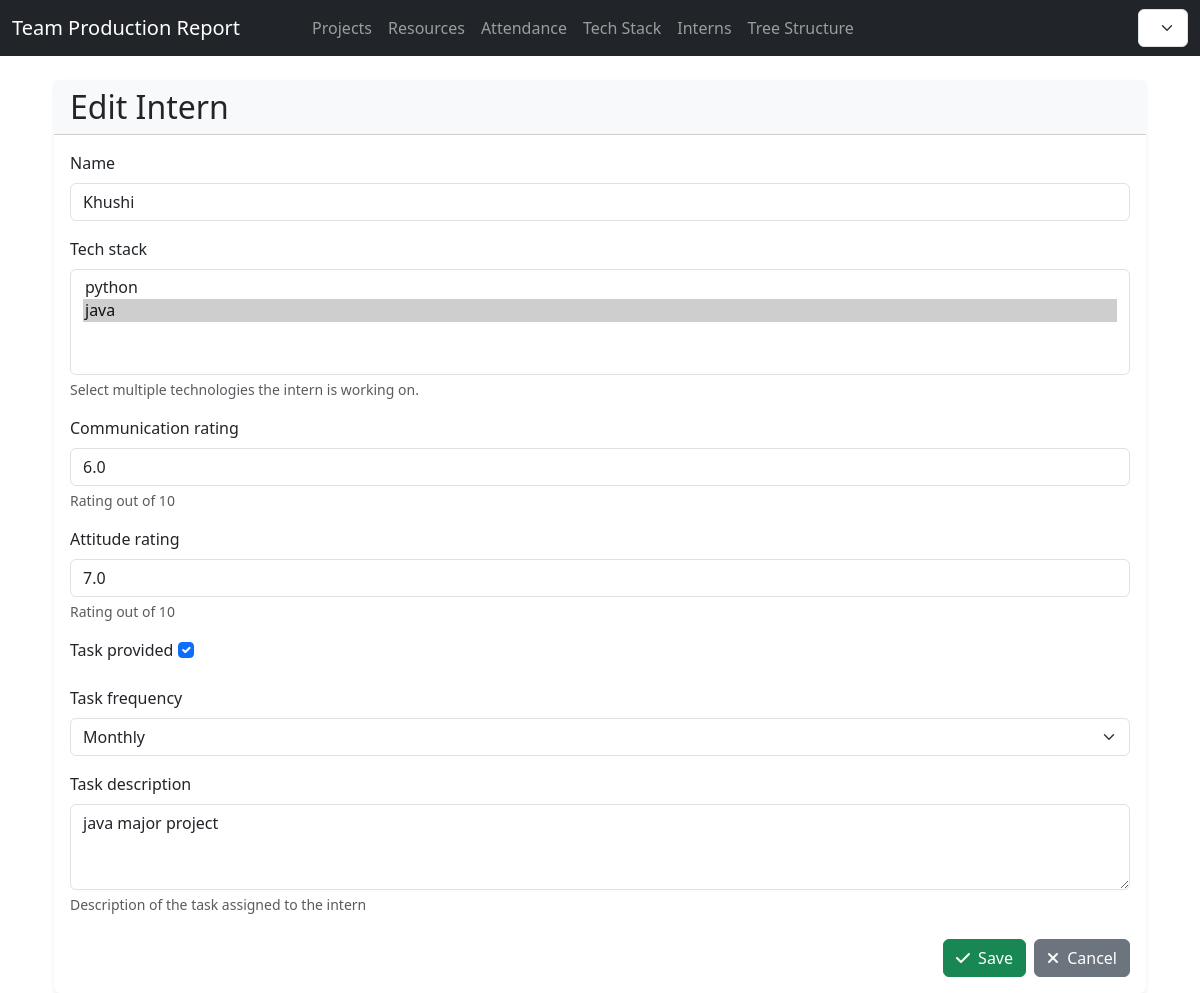
The app's page /interns/3/edit/ with its own data.
### interns/models.py (models this page shows, shortened)
class Intern(models.Model):
    TASK_FREQUENCY_CHOICES = [
        ('WEEKLY', 'Weekly'),
        ('MONTHLY', 'Monthly'),
    ]
    name = models.CharField(max_length=100)
    tech_stack = models.ManyToManyField(
        Technology,
        help_text="Select multiple technologies the intern is working on."
    )
    communication_rating = models.FloatField(
        validators=[MinValueValidator(0), MaxValueValidator(10)],
        help_text="Rating out of 10"
    )
    attitude_rating = models.FloatField(
        validators=[MinValueValidator(0), MaxValueValidator(10)],
        help_text="Rating out of 10"
    )
    overall_rating = models.FloatField(
        editable=False,
        default=0,
        help_text="Auto-calculated average rating"
    )
    task_provided = models.BooleanField(default=False)
    task_frequency = models.CharField(
        max_length=10,
        choices=TASK_FREQUENCY_CHOICES,
        blank=True,
        null=True
    )
    task_description = models.TextField(
        blank=True,
        null=True,
        help_text="Description of the task assigned to the intern"
    )
    created_at = models.DateTimeField(auto_now_add=True)

### interns/views.py (the view)
# urls.py: path('<int:pk>/edit/', views.intern_edit, name='intern_edit'),
def intern_edit(request, pk):
    intern = get_object_or_404(Intern, pk=pk)
    if request.method == 'POST':
        form = InternForm(request.POST, instance=intern)
        if form.is_valid():
            form.save()
            return redirect('interns:intern_list')
    else:
        form = InternForm(instance=intern)
    return render(request, 'interns/intern_form.html', {'form': form, 'title': 'Edit Intern'})

### interns/forms.py
class InternForm(forms.ModelForm):
    class Meta:
        model = Intern
        fields = [
            'name',
            'tech_stack',
            'communication_rating',
            'attitude_rating',
            'task_provided',
            'task_frequency',
            'task_description',
        ]
        widgets = {
            'name': forms.TextInput(attrs={'class': 'form-control'}),
            'tech_stack': forms.SelectMultiple(attrs={'class': 'form-select'}),
            'communication_rating': forms.NumberInput(attrs={'class': 'form-control', 'step': '0.1', 'min': 0, 'max': 10}),
            'attitude_rating': forms.NumberInput(attrs={'class': 'form-control', 'step': '0.1', 'min': 0, 'max': 10}),
            'task_provided': forms.CheckboxInput(attrs={'class': 'form-check-input'}),
            'task_frequency': forms.Select(attrs={'class': 'form-select'}),
            'task_description': forms.Textarea(attrs={'class': 'form-control', 'rows': 3}),
        }

### interns/models.py (called while the page is built)
    def __str__(self):
        return self.name

### interns/templates/interns/intern_form.html (shortened to what this page needs)
{% extends 'base.html' %}
{% block content %}
<div class="container mt-4">
    <div class="card shadow-sm border-0">
        {% if title == "Add Intern" %}
        <div class="card-header">
            <h2 class="mb-0">{{ title }}</h2>
        </div>
        {% else %}
        <div class="card-header bg-light">
            <h2 class="mb-0 text-dark">{{ title }}</h2>
        </div>
        {% endif %}
        <div class="card-body">
            <form method="post" novalidate>
                {% for field in form %}
                    <div class="mb-3">
                        <label for="{{ field.id_for_label }}" class="form-label">{{ field.label }}</label>
                        {{ field }}
                        {% if field.help_text %}
                            <div class="form-text">{{ field.help_text }}</div>
                        {% endif %}
                    </div>
                {% endfor %}
                <div class="d-flex justify-content-end mt-4">
                    <button type="submit" class="btn btn-success me-2">
                        <i class="fas fa-check me-1"></i> Save
                    </button>
                    <a href="{% url 'interns:intern_list' %}" class="btn btn-secondary">
                        <i class="fas fa-times me-1"></i> Cancel
                    </a>
                </div>
            </form>
        </div>
    </div>
</div>
{% endblock %}

### records on screen
Intern: form "Khushi" "6.0" "7.0" "☑" "Monthly" "java major project"

### other values on screen
{{ title }} "Edit Intern"
{{ field.label }} "Name" "Tech stack" "Communication rating" "Attitude rating" "Task provided" "Task frequency" "Task description"
{{ field.help_text }} "Select multiple technologies the intern is working on." "Rating out of 10" "Rating out of 10" "Description of the task assigned to the intern"
